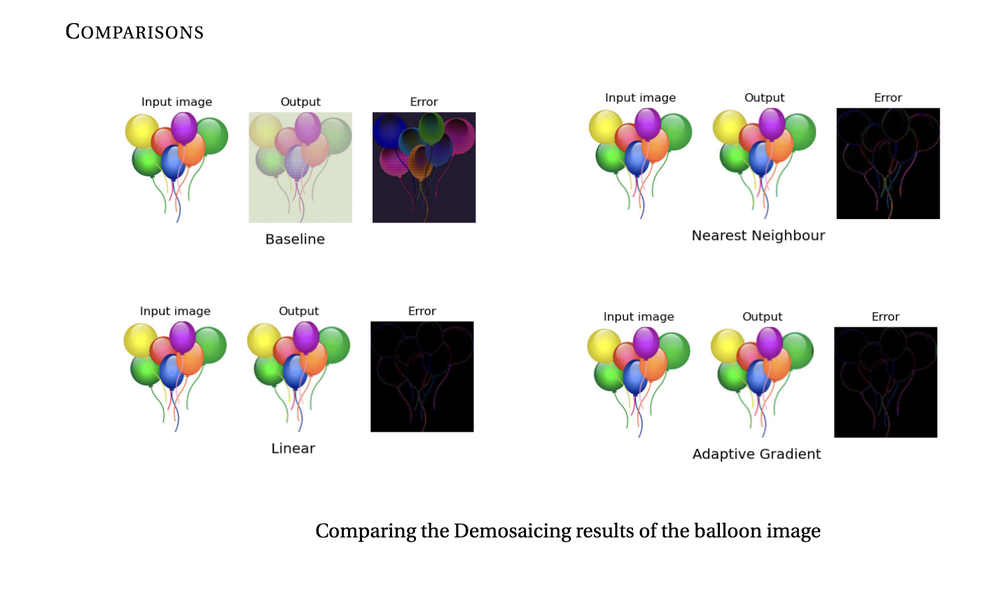
#> input picture img_refs/comparison_1.png, 1000 x 613 px, shrunk from 1428 x 876 before the run
$ python -i demosaicImage.py   (imports and definitions only)
#> lines starting #> are read from the running program, lines starting #| are printed output that depends on the picture
# This code is part of:
#
#   CMPSCI 670: Computer Vision, Spring 2024
#   University of Massachusetts, Amherst
#   Instructor: Grant Van Horn

import numpy as np
import math
from scipy.signal import convolve2d

pad = 2

# [63 lines left out: functions demosaicImage, demosaicBaseline, not called in this run]

def getRGBChannels(img, mode = None, returnBayer=False):

    if mode : img = np.pad(img, pad_width=pad, mode=mode)
    else:  img = np.pad(img, pad_width=pad)

    imageHeight, imageWidth = img.shape

    bayer_red = np.tile([[0, 0], [0, 1]], [math.ceil(imageHeight / 2), math.ceil(imageWidth / 2)])
    bayer_blue = np.tile([[1, 0], [0, 0]], [math.ceil(imageHeight / 2), math.ceil(imageWidth / 2)])
    bayer_green = np.tile([[0, 1], [1, 0]], [math.ceil(imageHeight / 2), math.ceil(imageWidth / 2)])

    if imageHeight < math.ceil(imageHeight / 2) * 2:
        bayer_red = bayer_red[:-1, :]
        bayer_blue = bayer_blue[:-1, :]
        bayer_green = bayer_green[:-1, :]

    if imageWidth < math.ceil(imageWidth / 2) * 2:
        bayer_red = bayer_red[:, :-1]
        bayer_blue = bayer_blue[:, :-1]
        bayer_green = bayer_green[:, :-1]

    red_image = img * bayer_red
    blue_image = img * bayer_blue
    green_image = img * bayer_green

    if not returnBayer:
        return red_image, blue_image, green_image
    else:
        return red_image, blue_image, green_image, bayer_red, bayer_blue

def combine_image(red, green, blue):
    imageHeight, imageWidth = blue.shape
    image = np.zeros((imageHeight, imageWidth, 3))
    image[:, :, 0] = red
    image[:, :, 1] = green
    image[:, :, 2] = blue
    image[image > 1] = 1

    image = image[pad:imageHeight - pad, pad:imageWidth - pad, :]
    return image


def demosaicNN(img):
    '''Nearest neighbor demosaicing.

    Args:
        img: np.array of size NxM.
    '''

    red_image, blue_image, green_image = getRGBChannels(img, 'reflect')

    green = green_image + convolve2d(green_image, [[0, 1]], mode='same')

    channelImages = [red_image, blue_image]
    for channelImage in channelImages:
        image_1 = convolve2d(channelImage, [[0, 1], [1, 0]], mode='same')
        image_2 = convolve2d(channelImage, [[0, 0], [0, 1]], mode='same')
        channelImage += image_1 + image_2

    return combine_image(channelImages[0], green, channelImages[1])

# [4 lines left out: function convolveChannelImage, not called in this run]

def convolveGreenImage(greenImage):
    return convolve2d(greenImage, np.array([[0, 1, 0], [1, 0, 1], [0, 1, 0]]) / 4, mode='same')

# [112 lines left out: functions demosaicLinear, runGradient, demosaicAdagrad, fillMinValue, demosaicTransformLinear, demosaicTransformLog, not called in this run]

>>> import cv2
>>> picture = cv2.imread('../img_refs/comparison_1.png', cv2.IMREAD_GRAYSCALE)
>>> result = demosaicNN(picture)
#> in getRGBChannels, `red_image = img * bayer_red`:
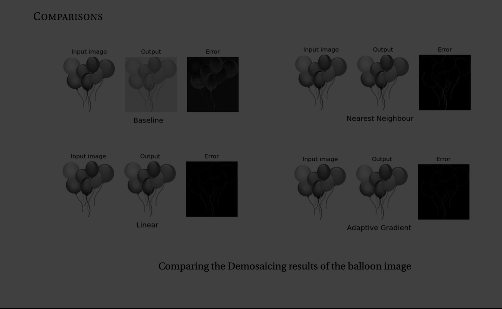
#> red_image: shape (617, 1004) int64 (shown at 1/2 size); min 0, max 255, mean 56.8
#> in getRGBChannels, `blue_image = img * bayer_blue`:
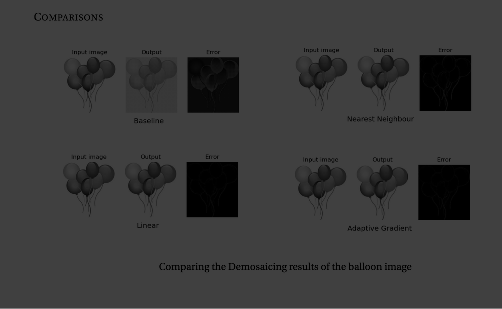
#> blue_image: shape (617, 1004) int64 (shown at 1/2 size); min 0, max 255, mean 57
#> in getRGBChannels, `green_image = img * bayer_green`:
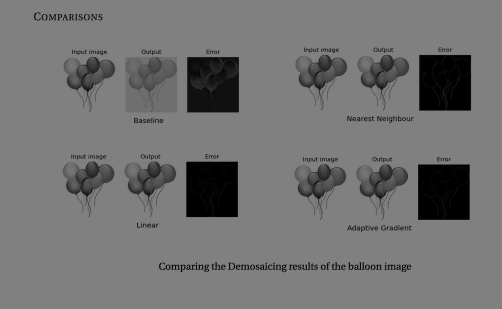
#> green_image: shape (617, 1004) int64 (shown at 1/2 size); min 0, max 255, mean 113.8
#> in demosaicNN, `green = green_image + convolve2d(green_image, [[0, 1]], mode='same')`:
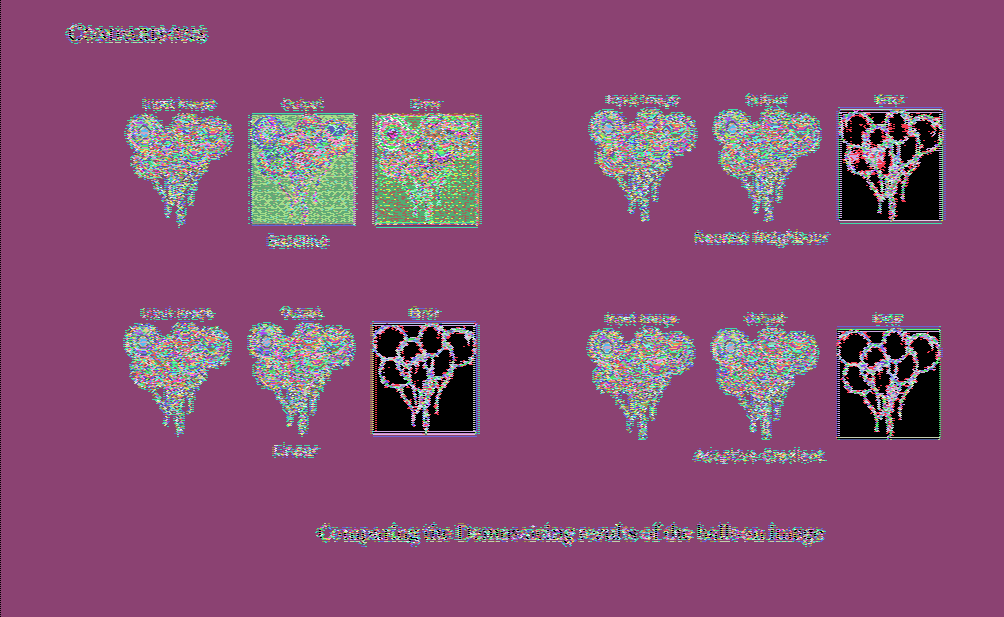
#> green: shape (617, 1004) int64; 256 distinct labels, from 0 to 255; one colour per label, 0 black
#> the loop in demosaicNN, `for channelImage in channelImages:` made 2 passes
#> pass 1, in demosaicNN, `channelImage += image_1 + image_2`:
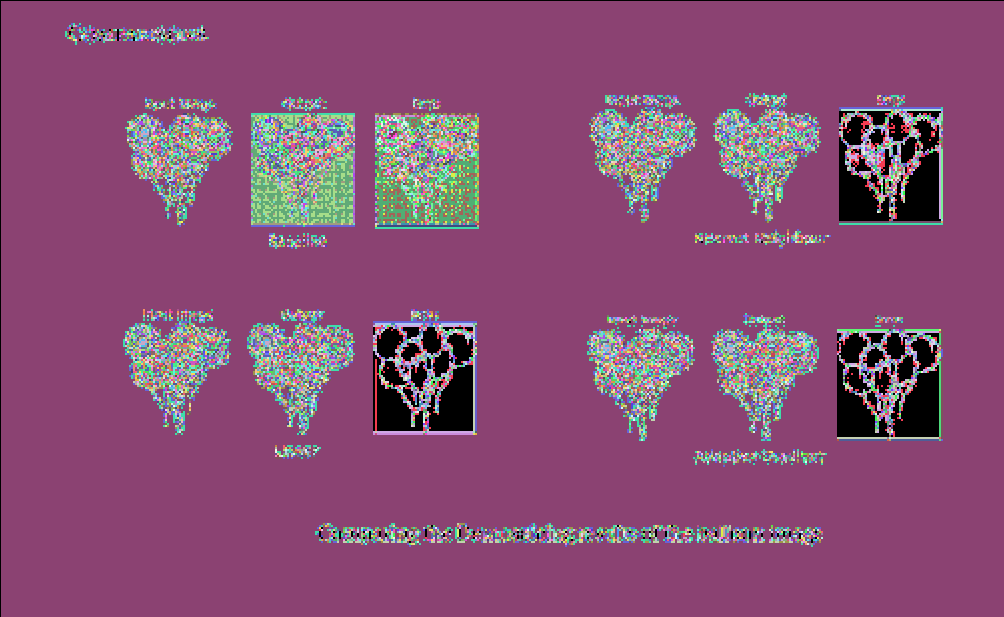
#> channelImage: shape (617, 1004) int64; 256 distinct labels, from 0 to 255; one colour per label, 0 black
#> in combine_image, `image[:, :, 1] = green`:
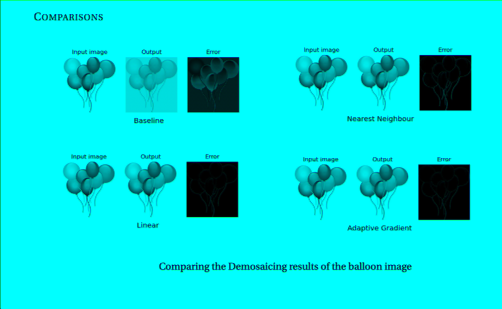
#> image: shape (617, 1004, 3) float64 (shown at 1/2 size); mean of channels 0, 1, 2 227, 227.5, 0; drawn as B, G, R
#> in combine_image, `image = image[pad:imageHeight - pad, pad:imageWidth - pad, :]`:
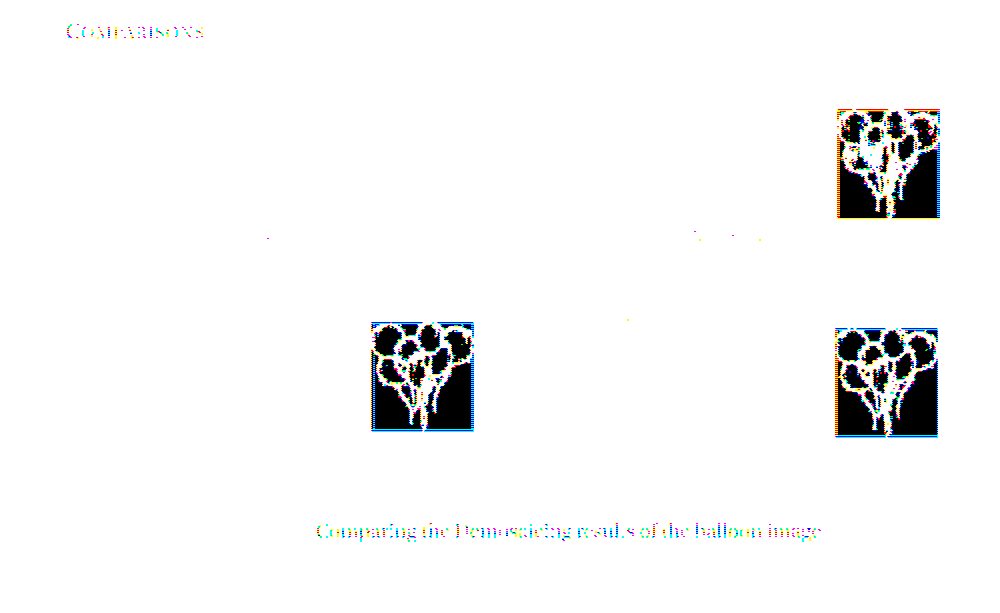
#> image: shape (613, 1000, 3) float64; mean of channels 0, 1, 2 0.964, 0.964, 0.962; drawn as B, G, R

$ run again, on img_refs/comparison_2.png
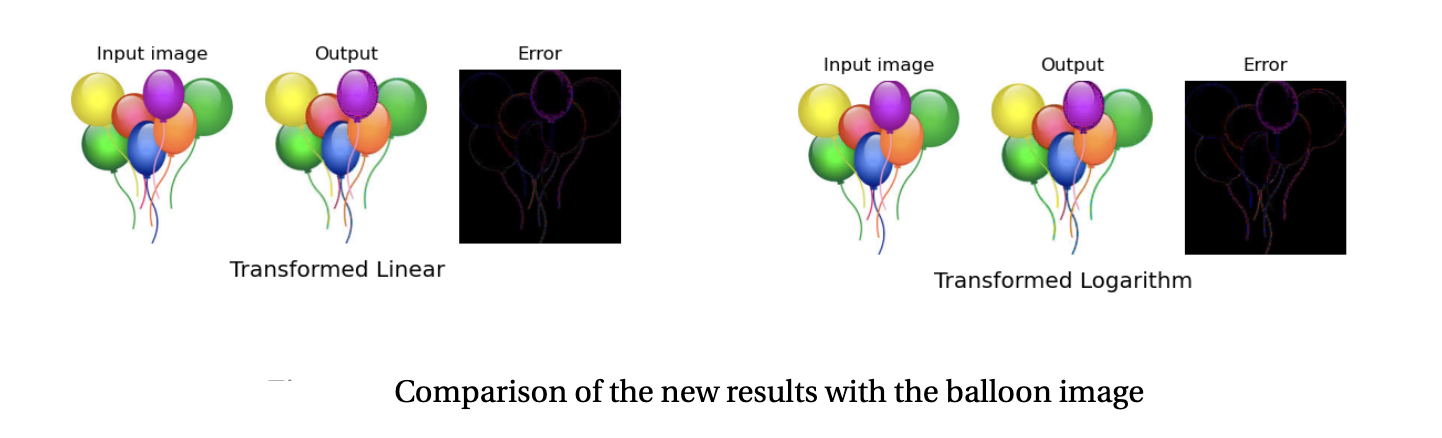
#> input picture img_refs/comparison_2.png, 1442 x 438 px
#> green: shape (442, 1446) int64; 256 distinct labels, from 0 to 255
#> the loop in demosaicNN, `for channelImage in channelImages:` made 2 passes
#> pass 1, in demosaicNN, `channelImage += image_1 + image_2`:
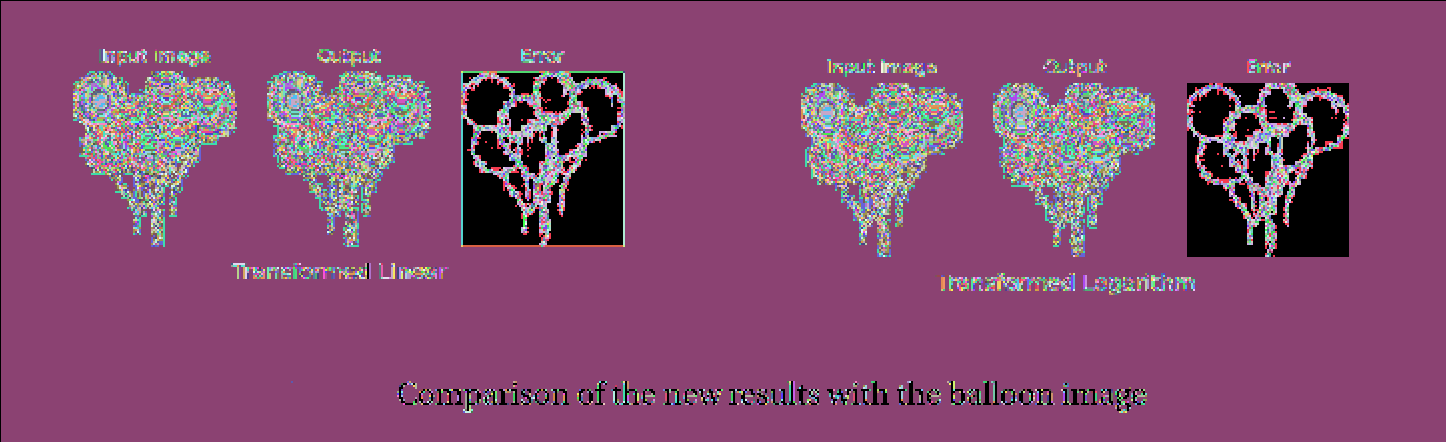
#> channelImage: shape (442, 1446) int64; 256 distinct labels, from 0 to 255; one colour per label, 0 black
#> in combine_image, `image = image[pad:imageHeight - pad, pad:imageWidth - pad, :]`:
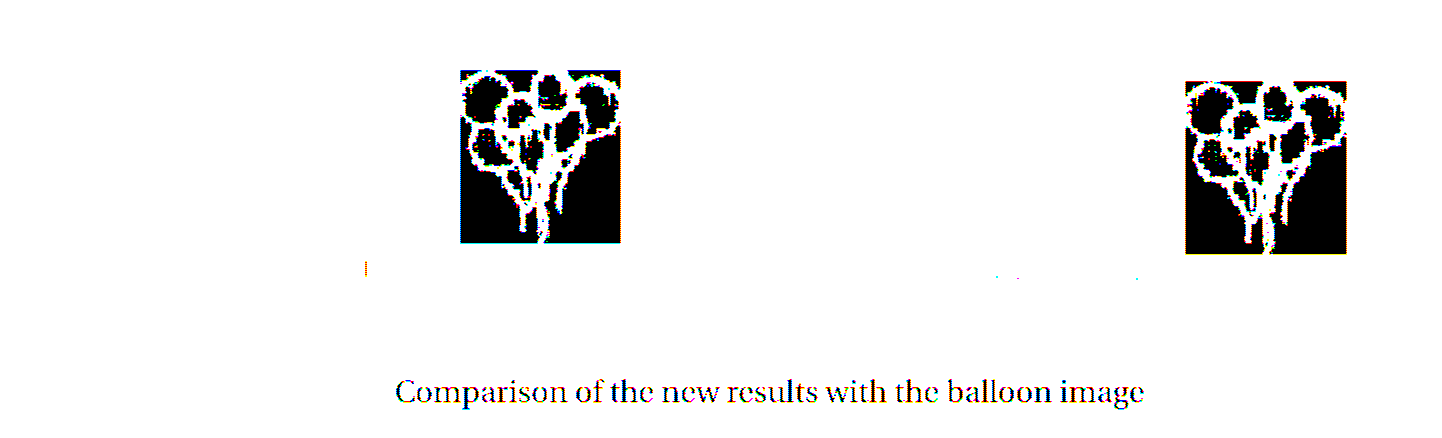
#> image: shape (438, 1442, 3) float64; mean of channels 0, 1, 2 0.933, 0.934, 0.935; drawn as B, G, R

$ run again, on img_refs/implementation_1.png
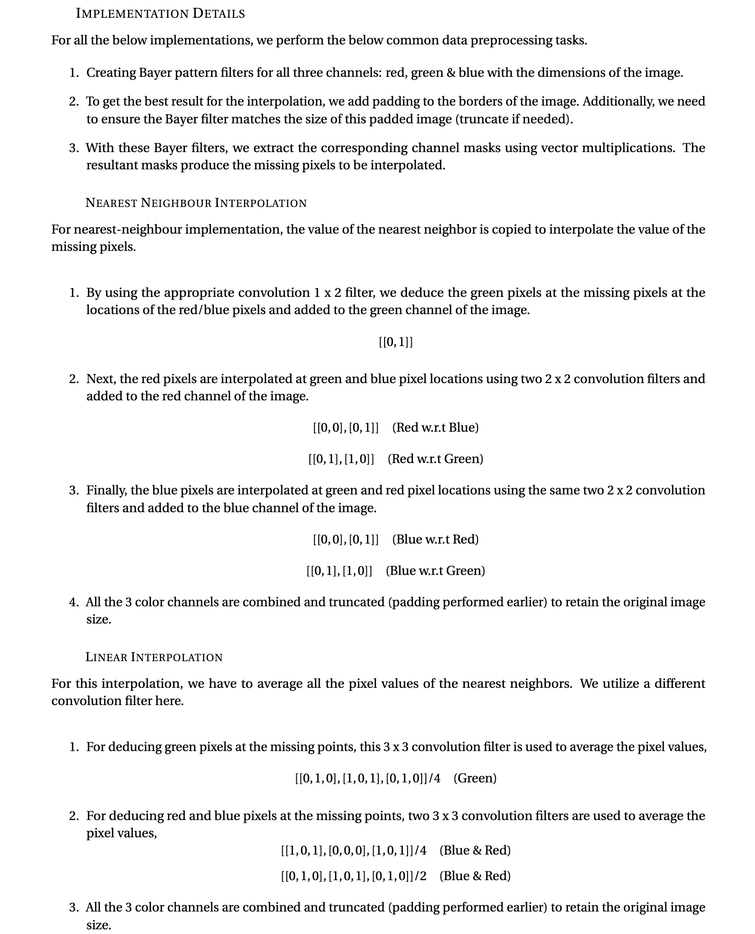
#> input picture img_refs/implementation_1.png, 755 x 934 px, shrunk from 1445 x 1787 before the run
#> picture is the input picture: shape (934, 755); min 0, max 255, mean 242.5
#> green: shape (938, 759) int64; 256 distinct labels, from 0 to 255
#> the loop in demosaicNN, `for channelImage in channelImages:` made 2 passes
#> pass 1, in demosaicNN, `channelImage += image_1 + image_2`:
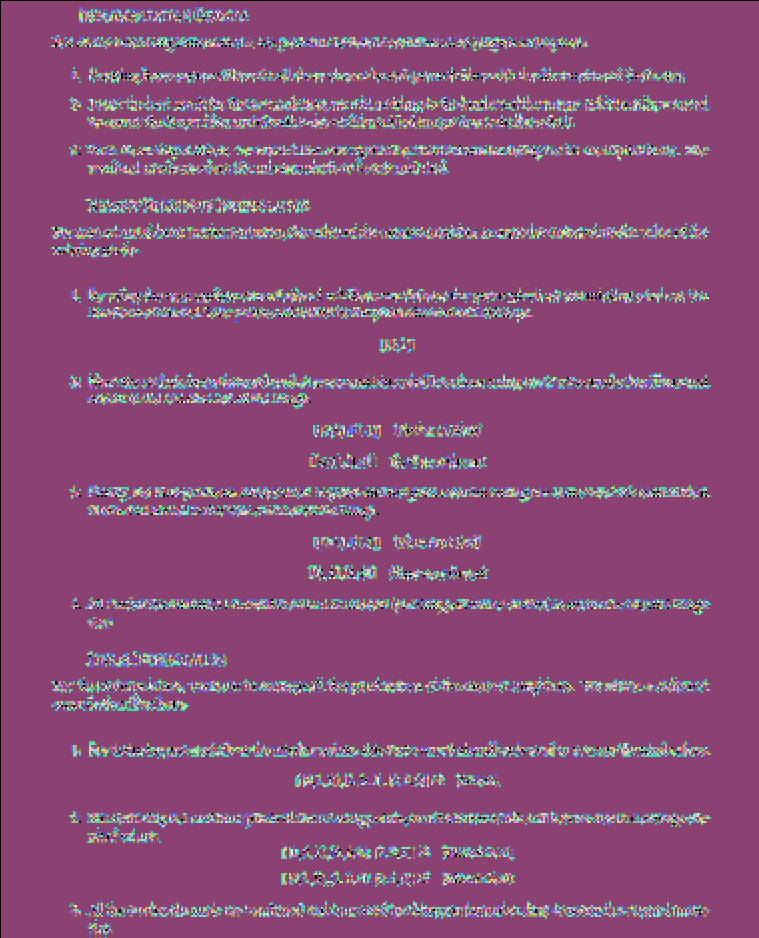
#> channelImage: shape (938, 759) int64; 256 distinct labels, from 0 to 255; one colour per label, 0 black
#> in combine_image, `image = image[pad:imageHeight - pad, pad:imageWidth - pad, :]`:
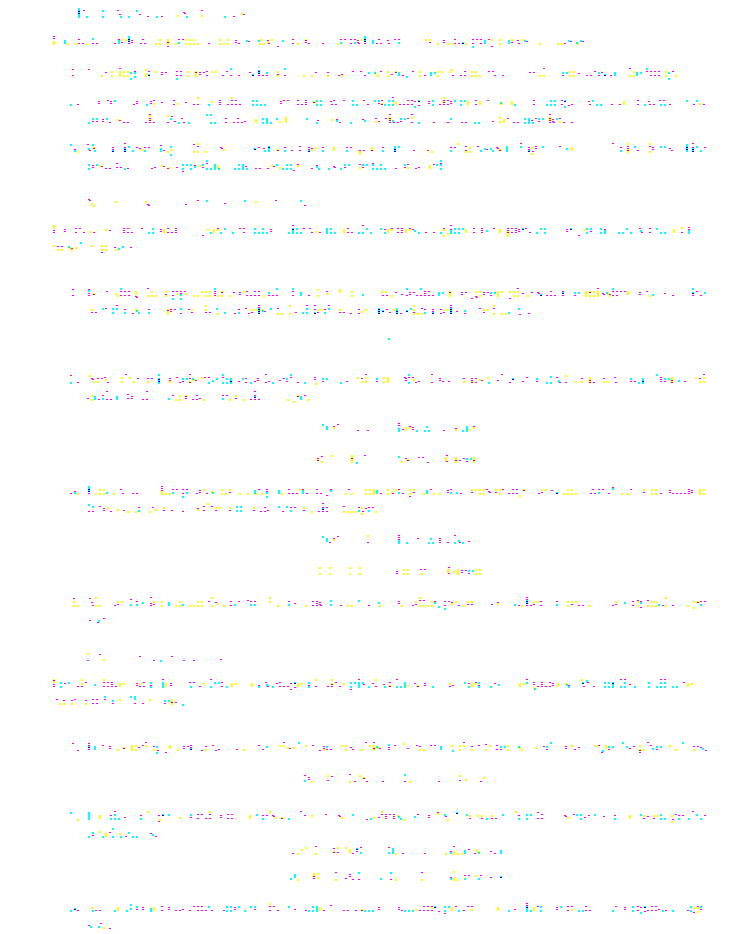
#> image: shape (934, 755, 3) float64; mean of channels 0, 1, 2 0.995, 0.996, 0.995; drawn as B, G, R
